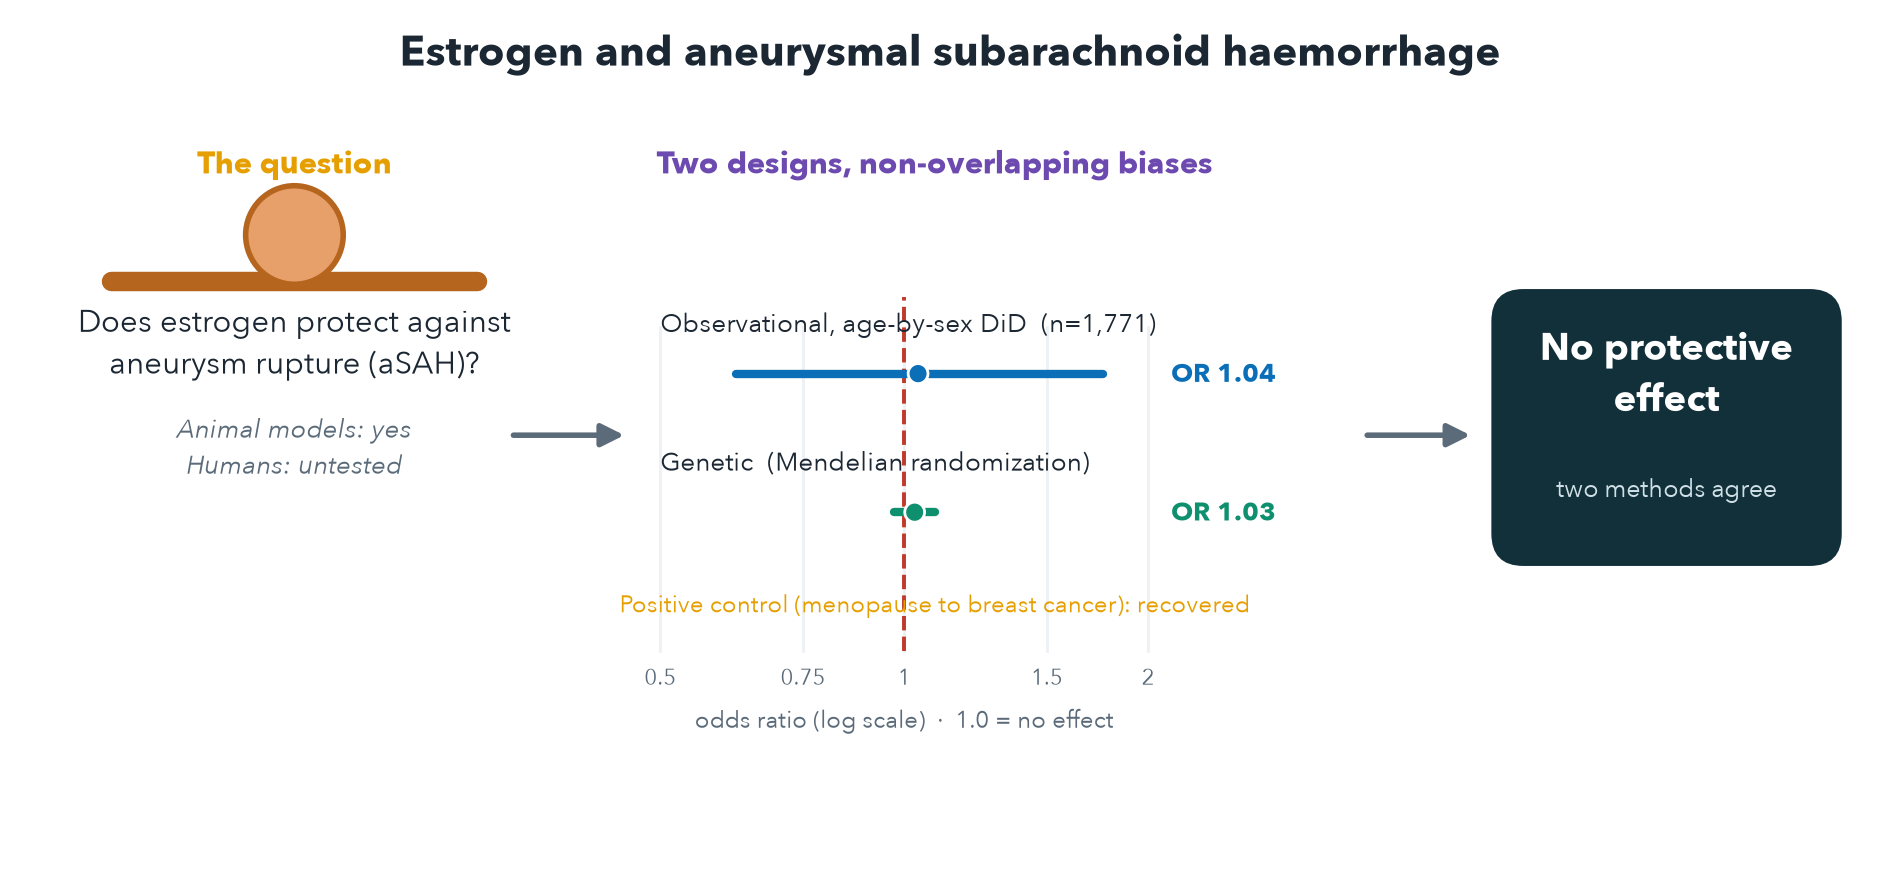

Source code (Python):
"""Graphical abstract (journal TOC): question -> two designs -> convergent null."""
import matplotlib
matplotlib.use("Agg")
import numpy as np
import matplotlib.pyplot as plt
from matplotlib.patches import Circle, FancyArrowPatch, FancyBboxPatch

plt.rcParams.update({"font.family": ["Avenir Next", "Arial"], "font.size": 11})
INK = "#1b2733"; MUTE = "#5b6b7a"
BLUE = "#0B6FB8"; GREEN = "#0E8F6E"; ORANGE = "#E69F00"; RED = "#c0392b"; PUR = "#6D4AAF"

fig, ax = plt.subplots(figsize=(12, 5.4)); ax.axis("off")
ax.set_xlim(0, 122); ax.set_ylim(0, 54)

ax.text(61, 51, "Estrogen and aneurysmal subarachnoid haemorrhage",
        ha="center", fontsize=15, fontweight="bold", color=INK)

# ---------- Zone 1: the question ----------
ax.text(18, 44, "The question", ha="center", fontsize=11, fontweight="bold", color=ORANGE)
ax.plot([6, 30], [37, 37], color="#b5651d", lw=7, solid_capstyle="round", zorder=1)
ax.add_patch(Circle((18, 40), 3.2, facecolor="#e8a06b", edgecolor="#b5651d", lw=2, zorder=2))
ax.text(18, 31, "Does estrogen protect against\naneurysm rupture (aSAH)?",
        ha="center", fontsize=11, color=INK)
ax.text(18, 24.5, "Animal models: yes\nHumans: untested",
        ha="center", fontsize=9.5, color=MUTE, style="italic")

# ---------- Zone 2: two designs, mini forest ----------
ax.text(60, 44, "Two designs, non-overlapping biases", ha="center", fontsize=11,
        fontweight="bold", color=PUR)

x0, x1 = 42, 74
def fx(orr):
    lo, hi = np.log(0.5), np.log(2.0)
    return x0 + (np.log(orr) - lo) / (hi - lo) * (x1 - x0)

for orr in (0.5, 0.75, 1.0, 1.5, 2.0):
    ax.plot([fx(orr), fx(orr)], [13, 34], color="#eef1f4", lw=1, zorder=0)
    ax.text(fx(orr), 10.8, f"{orr:g}", ha="center", fontsize=8, color=MUTE)
ax.plot([fx(1.0), fx(1.0)], [13, 36], color=RED, ls="--", lw=1.4, zorder=1)
ax.text((x0 + x1) / 2, 8, "odds ratio (log scale)  ·  1.0 = no effect",
        ha="center", fontsize=8.5, color=MUTE)

rows = [
    ("Observational, age-by-sex DiD  (n=1,771)",   1.04, 0.62, 1.76, BLUE, 31),
    ("Genetic  (Mendelian randomization)",         1.03, 0.97, 1.09, GREEN, 22),
]
for label, orr, lo, hi, c, yy in rows:
    ax.plot([fx(lo), fx(hi)], [yy, yy], color=c, lw=3, solid_capstyle="round", zorder=3)
    ax.add_patch(Circle((fx(orr), yy), 0.65, facecolor=c, edgecolor="white", lw=1, zorder=4))
    ax.text(x0, yy + 2.7, label, ha="left", fontsize=9.3, color=INK)
    ax.text(x1 + 1.5, yy, f"OR {orr:.2f}", ha="left", va="center", fontsize=9.4,
            fontweight="bold", color=c)

ax.text(60, 15.5, "Positive control (menopause to breast cancer): recovered",
        ha="center", fontsize=8.8, color=ORANGE)

# ---------- Zone 3: conclusion ----------
ax.add_patch(FancyBboxPatch((97, 19), 22, 17, boxstyle="round,pad=0.4,rounding_size=2",
             facecolor="#12303a", edgecolor="#12303a"))
ax.text(108, 31, "No protective\neffect", ha="center", va="center", fontsize=13.5,
        fontweight="bold", color="white")
ax.text(108, 23.5, "two methods agree", ha="center", va="center", fontsize=9, color="#cfe0e6")

# arrows between zones (clear of labels)
ax.add_patch(FancyArrowPatch((32, 27), (40, 27), arrowstyle="-|>", mutation_scale=17,
             color=MUTE, lw=2))
ax.add_patch(FancyArrowPatch((88, 27), (95.5, 27), arrowstyle="-|>", mutation_scale=17,
             color=MUTE, lw=2))

fig.savefig("/Volumes/Niels 2/MIMIC/estrogen-asah-two-designs/figures/graphical_abstract.png",
            dpi=200, bbox_inches="tight", facecolor="white")
print("saved")
